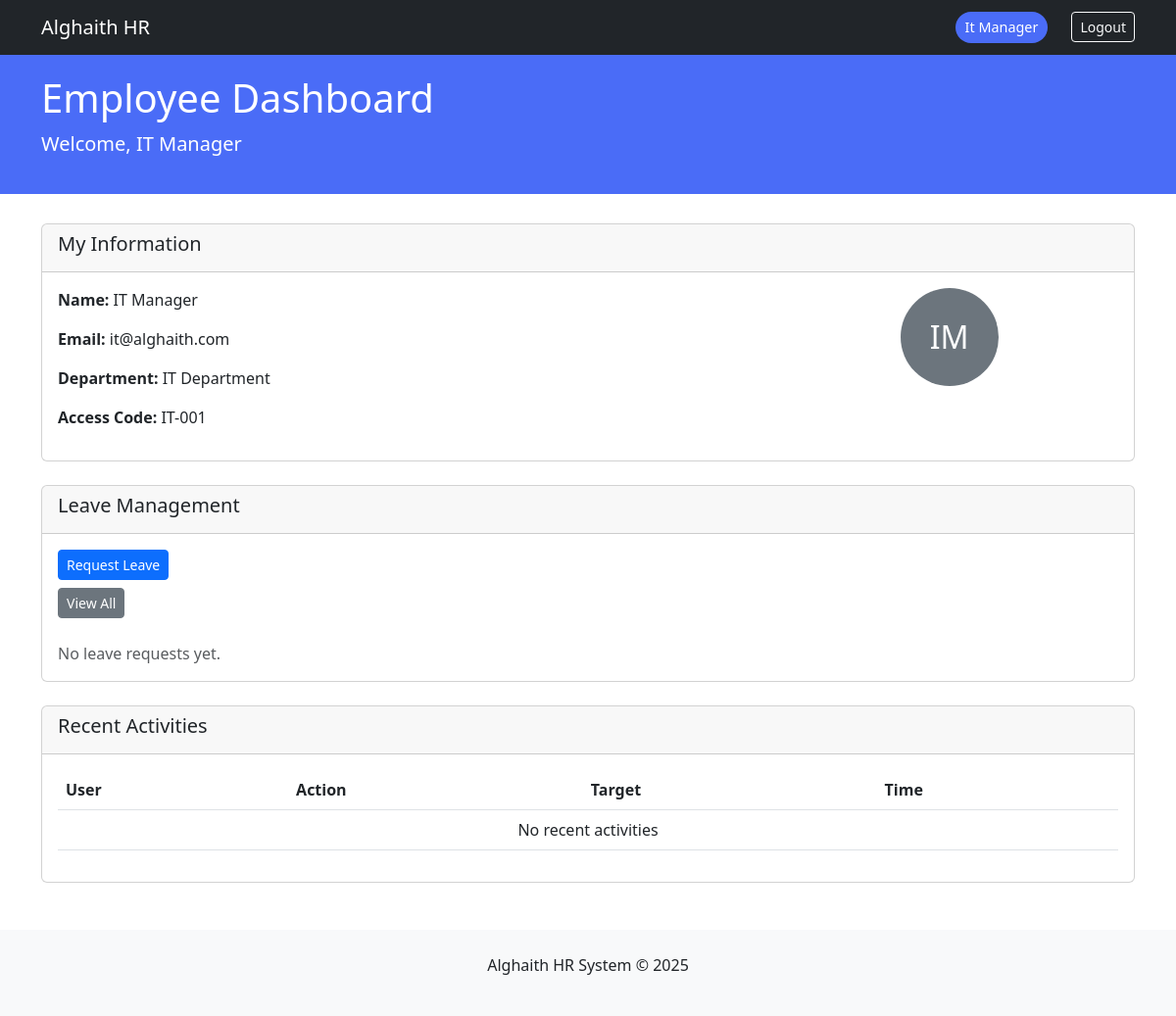
Before: /dashboard/employee (signed in) with the older database file.
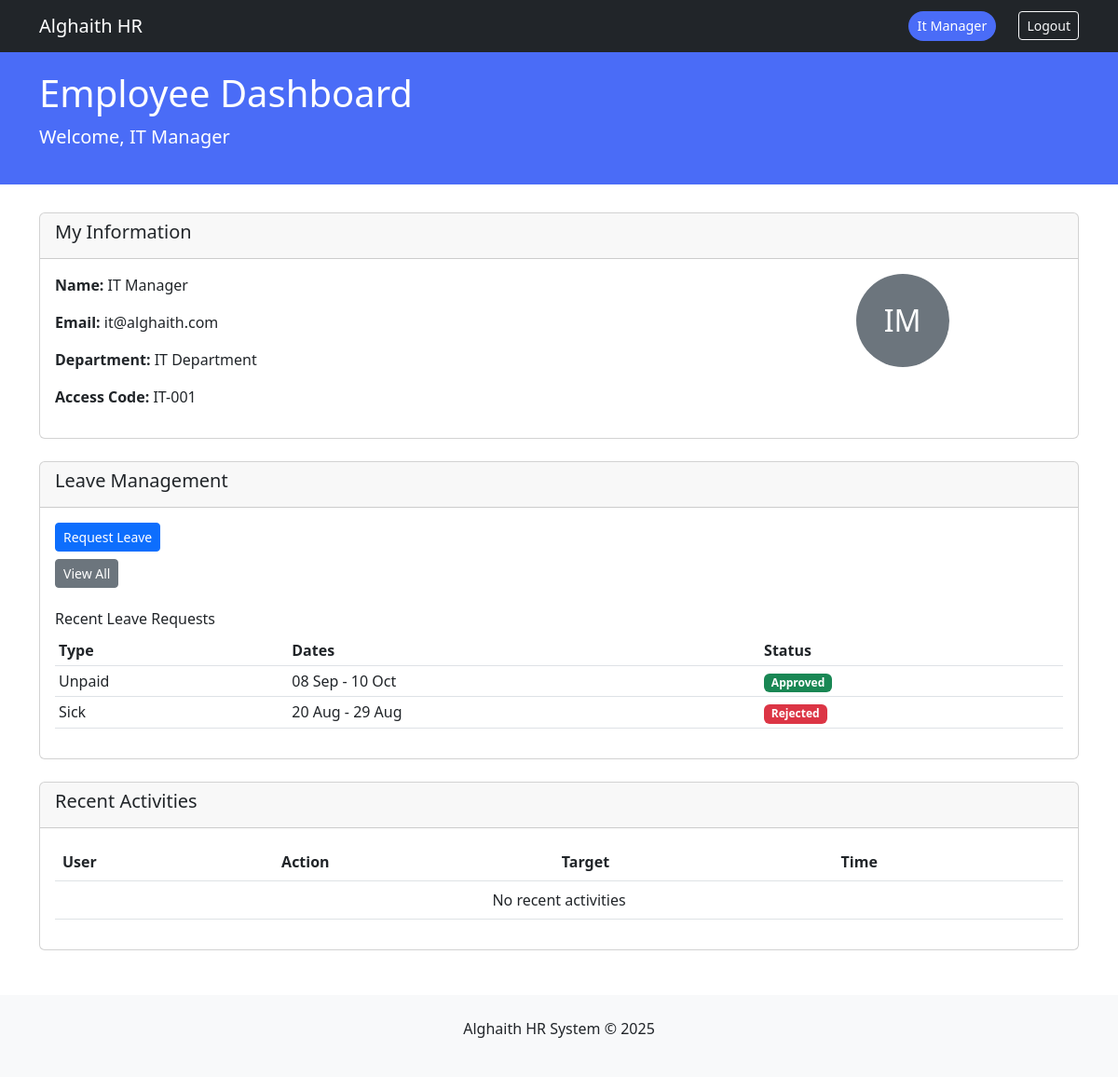
After: the same page with the newer database file.
### core/models.py (models this page shows)
class LeaveRequest(db.Model):
    __tablename__ = 'leave_requests'
    id = db.Column(db.Integer, primary_key=True)
    user_id = db.Column(db.Integer, db.ForeignKey('users.id'), nullable=False)
    approver_id = db.Column(db.Integer, db.ForeignKey('users.id'))
    type = db.Column(db.String(30), nullable=False, default='annual')  # annual/sick/unpaid/other
    start_date = db.Column(db.Date, nullable=False)
    end_date = db.Column(db.Date, nullable=False)
    reason = db.Column(db.Text)
    status = db.Column(db.String(20), nullable=False, default='pending')  # pending/approved/rejected
    decided_at = db.Column(db.DateTime)
    created_at = db.Column(db.DateTime, default=datetime.utcnow)
    updated_at = db.Column(db.DateTime, default=datetime.utcnow, onupdate=datetime.utcnow)
    requester = db.relationship('User', foreign_keys=[user_id], backref='leave_requests')
    approver = db.relationship('User', foreign_keys=[approver_id])

### modules/dashboard/routes.py (the view)
@dashboard_bp.route('/employee')
@login_required
def employee_dashboard():
    latest_leaves = LeaveRequest.query.filter_by(user_id=current_user.id).order_by(LeaveRequest.created_at.desc()).limit(3).all()
    return render_template('dashboard/employee.html',user=current_user,latest_leaves=latest_leaves)

### app.py (called while the page is built)
@login_manager.user_loader
def load_user(user_id):
    from core.models import User
    return db.session.get(User, int(user_id))

### core/models.py (called while the page is built)
    @property
    def is_authenticated(self):
        return True

### templates/dashboard/employee.html (shortened to what this page needs)
{% extends "dashboard/base_dashboard.html" %}
{% set role_color = '#6c757d' %}
{% block dashboard_title %}Employee Dashboard{% endblock %}
{% block dashboard_content %}
<div class="card mb-4">
    <div class="card-header">
        <h5>My Information</h5>
    </div>
    <div class="card-body">
        <div class="row">
            <div class="col-md-8">
                <p><strong>Name:</strong> {{ current_user.name }}</p>
                <p><strong>Email:</strong> {{ current_user.email }}</p>
                <p><strong>Department:</strong> {{ current_user.department.name if current_user.department else 'N/A' }}</p>
                <p><strong>Access Code:</strong> {{ current_user.access_code }}</p>
            </div>
            <div class="col-md-4 text-center">
                <div class="avatar-circle bg-secondary text-white d-inline-flex align-items-center justify-content-center"
                     style="width: 100px; height: 100px; border-radius: 50%; font-size: 2rem;">
                    {{ current_user.avatar }}
                </div>
            </div>
        </div>
    </div>
</div>
<div class="card mb-4">
    <div class="card-header">
        <h5>Leave Management</h5>
    </div>
    <div class="card-body">
        <ul class="list-unstyled mb-3">
            <li><a href="{{ url_for('leave.new_request') }}" class="btn btn-sm btn-primary mb-2">Request Leave</a></li>
            <li><a href="{{ url_for('leave.my_requests') }}" class="btn btn-sm btn-secondary mb-2">View All</a></li>
        </ul>
        {% if latest_leaves %}
        <h6>Recent Leave Requests</h6>
        <div class="table-responsive">
            <table class="table table-sm">
                <thead>
                    <tr>
                        <th>Type</th>
                        <th>Dates</th>
                        <th>Status</th>
                    </tr>
                </thead>
                <tbody>
                    {% for leave in latest_leaves %}
                    <tr>
                        <td>{{ leave.type|capitalize }}</td>
                        <td>{{ leave.start_date.strftime("%d %b") }} - {{ leave.end_date.strftime("%d %b") }}</td>
                        <td>
                            {% if leave.status == 'approved' %}
                                <span class="badge bg-success">Approved</span>
                            {% elif leave.status == 'rejected' %}
                                <span class="badge bg-danger">Rejected</span>
                            {% else %}
                                <span class="badge bg-warning text-dark">Pending</span>
                            {% endif %}
                        </td>
                    </tr>
                    {% endfor %}
                </tbody>
            </table>
        </div>
        {% else %}
        <p class="text-muted mb-0">No leave requests yet.</p>
        {% endif %}
    </div>
</div>
<div class="card">
    <div class="card-header">
        <h5>Recent Activities</h5>
    </div>
    <div class="card-body">
        {% include 'dashboard/partials/recent_activities.html' %}
    </div>
</div>
{% endblock %}

Changed rows visible on the page:
added LeaveRequest: type "Unpaid", start_date "08 Sep", end_date "10 Oct", status "Approved"
added LeaveRequest: type "Sick", start_date "20 Aug", end_date "29 Aug", status "Rejected"
Other visible differences:
text no longer shown: "No leave requests yet."
text now shown: "Recent Leave Requests Type Dates Status"
